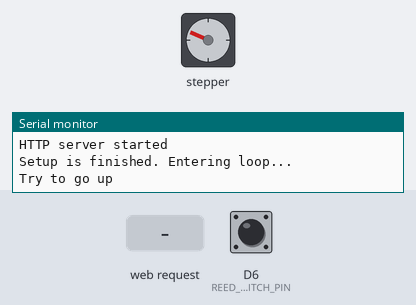
Simulated run of this sketch. Board: ESP8266 (NodeMCU). On the bench: stepper motor, the last lines printed to the serial monitor. Inputs (shaded band) come from the test bench; at power-on: D6 (REED_SWITCH_PIN) HIGH. WiFi joins after 1.5 s; servers stay silent unless stated; EEPROM starts erased; not simulated (calls return 0 or success): secrets.h; stepper angles assume 4096 steps per turn.

Above: at 2.7 s.
2.8 s: D6 (REED_SWITCH_PIN) pulled LOW for 0.15 s
4.4 s: HTTP request GET /go_up received
At 4.55 s:
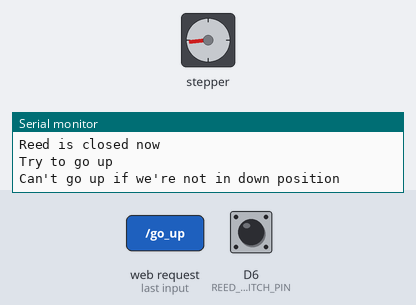
At 6.05 s:
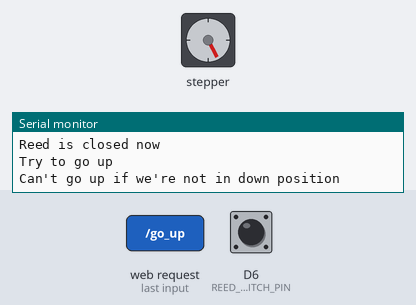
7.4 s: HTTP request GET /go_down received
10.4 s: D6 (REED_SWITCH_PIN) pulled LOW for 1 s
14.4 s: HTTP request GET /emergency_stop received
At 14.4 s:
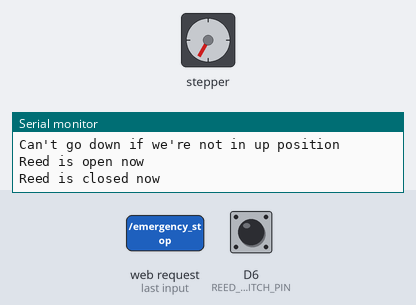
15.9 s: HTTP request GET /go_up received
At 16.36 s:
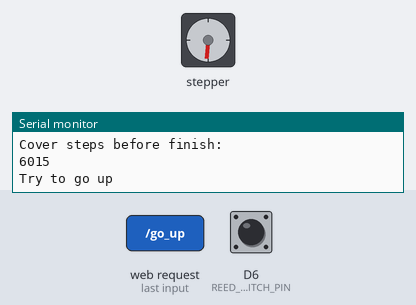
Timing chart, 0 to 35.7 s (numbered marks = the images above; inputs shaded):
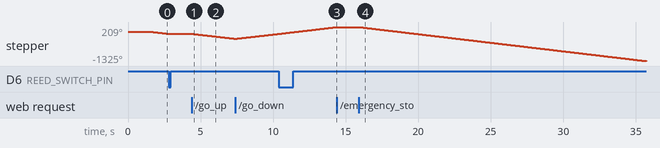

Measured:
- after the input at 2.8 s, stepper: stops changing and stays -96°
- after the input at 4.4 s, stepper: keeps turning counter-clockwise at about 75°/s, starting at once
- after the input at 14.4 s, stepper: stops changing and stays 209°
- after the input at 15.9 s, stepper: keeps turning counter-clockwise at about 78°/s, starting at once
- by itself, stepper: keeps turning counter-clockwise at about 75°/s

The sketch:

robo_roller_blinds.ino
```cpp
#include "blinder.hpp"
#include "hardware.hpp"
#include "memory.h"
#include "network.h"
#include "web.h"

void setup(void) {
    Serial.begin(115200);

    hardware::setup_reed();
    network::setup_wifi();
    hardware::setup_driver();
    memory::setup_eeprom();
    web::setup_server();
    blinder::setup_blinder();
    Serial.println("Setup is finished. Entering loop...");
}

void loop(void) {
    hardware::reed_loop();
    web::server_loop();
    hardware::driver_loop();
    blinder::blinder_loop();
}
```

blinder.hpp
```cpp
#ifndef PRIVATE_BLINDER_H
#define PRIVATE_BLINDER_H

#include "hardware.hpp"

namespace blinder {

int current_step_counter = 0;

const auto ROTATION_DOWN = hardware::RotationDirection::CCW;
const auto ROTATION_UP = hardware::RotationDirection::CW;

enum class State { NOT_INITIALIZED, IS_DOWN, IS_UP, IN_PROGRESS_UP, IN_PROGRESS_DOWN } state;

std::string get_state_str(State state) {
    switch (state) {
    case State::NOT_INITIALIZED:
        return "NOT_INITIALIZED";
    case State::IS_DOWN:
        return "IS_DOWN";
    case State::IS_UP:
        return "IS_UP";
    case State::IN_PROGRESS_DOWN:
        return "IN_PROGRESS_DOWN";
    case State::IN_PROGRESS_UP:
        return "IN_PROGRESS_UP";
    }
}

void setup_blinder() {
    current_step_counter = 0;
    state = State::NOT_INITIALIZED;
}

void go_down() {
    Serial.println("Try to go down");
    if (state != State::IS_UP) {
        Serial.println("Can't go down if we're not in up position");
    };
    hardware::drive_go_down();
    state = State::IN_PROGRESS_DOWN;
};

void go_up() {
    Serial.println("Try to go up");
    if (state != State::IS_DOWN) {
        Serial.println("Can't go up if we're not in down position");
    }
    hardware::drive_go_up();
    state = State::IN_PROGRESS_UP;
}

void emergency_stop() {
    Serial.println("Cover steps before finish: ");
    Serial.print(hardware::STEPS_TO_SIDE - std::abs(hardware::stepper.distanceToGo()));
    Serial.println("");
    hardware::drive_stop();
    state = State::IS_DOWN;
}

void blinder_loop() {
    if (state == State::NOT_INITIALIZED) {
        if (hardware::reed_state == hardware::ReedState::OPEN) {
            state = State::IS_UP;
        } else {
            state = State::IS_DOWN;
            go_up();
        }
    }

    if (state == State::IN_PROGRESS_DOWN) {
        if (hardware::stepper.distanceToGo() == 0) {
            state = State::IS_DOWN;
            Serial.println("Reach down position");
        }
    };

    if (state == State::IN_PROGRESS_UP) {
        if (hardware::reed_state == hardware::ReedState::CLOSED) {
        } else {
            state = State::IS_UP;
            hardware::drive_stop();
            Serial.println("Reach up position");
        }
    };
}

void set_steps_to_side(int steps) {
    Serial.println("Set steps to side: ");
    Serial.print(steps);
    Serial.println(" number of steps");
    hardware::STEPS_TO_SIDE = steps;
}

} // namespace blinder

#endif /* PRIVATE_BLINDER_H */
```

hardware.hpp
```cpp
#ifndef PRIVATE_DRIVER_H
#define PRIVATE_DRIVER_H

#include <AccelStepper.h>
#include <Arduino.h>

namespace hardware {

#define HALFSTEP 8

int STEPS_TO_SIDE = 150000;


struct StepperDriverPins {
    int pin_1 = D1; // IN1 is connected
    int pin_2 = D2; // IN2 is connected
    int pin_3 = D3; // IN3 is connected
    int pin_4 = D4; // IN4 is connected
} stepper_driver_pins;

AccelStepper stepper(HALFSTEP, stepper_driver_pins.pin_1, stepper_driver_pins.pin_3, stepper_driver_pins.pin_2, stepper_driver_pins.pin_4);


int REED_SWITCH_PIN = D6;
enum class ReedState { CLOSED, OPEN } reed_state;
int reed_hystersis_counter = 0;
const int REED_HYSTERESIS_STEPS = 1000;

int pole_step = 0;

enum class RotationDirection { CCW = 1, CW, OFF } dir_status;

void setup_driver() {
    dir_status = RotationDirection::OFF;
    stepper.setMaxSpeed(1000);
    stepper.setSpeed(1000);
}

void setup_reed() {
    pinMode(REED_SWITCH_PIN, INPUT_PULLUP);
    reed_hystersis_counter = 0;
}

bool is_reed_in_hysteresis() {
    if (reed_hystersis_counter > 0) {
        reed_hystersis_counter--;
        return true;
    };
    return false;
}

void reed_loop() {
    if (is_reed_in_hysteresis()) {
        return;
    }
    auto current_state = digitalRead(REED_SWITCH_PIN);
    if ((current_state == LOW) && (reed_state != ReedState::OPEN)) {
        reed_state = ReedState::OPEN;
        reed_hystersis_counter = REED_HYSTERESIS_STEPS;
        Serial.print("Reed is open now");
        Serial.println();
    };
    if ((current_state == HIGH) && (reed_state != ReedState::CLOSED)) {
        reed_state = ReedState::CLOSED;
        reed_hystersis_counter = REED_HYSTERESIS_STEPS;
        Serial.print("Reed is closed now");
        Serial.println();
    };
}

void drive_stepper(int c) {
}


void drive_stop() {
    stepper.stop();
    stepper.move(0);
    stepper.setSpeed(0);
}

void drive_go_down() {
    stepper.move(STEPS_TO_SIDE);
    stepper.setSpeed(1000);
}

void drive_go_up() {
    stepper.move(-(STEPS_TO_SIDE + 1000));
    stepper.setSpeed(1000);
}

void driver_loop() {
    stepper.runSpeedToPosition();
}

void motorControl(const String ccw_status, const String cw_status) {
    if (ccw_status == "on") {
        dir_status = RotationDirection::CCW;
    } else if (ccw_status == "off") {
        dir_status = RotationDirection::OFF; // motor OFF
    } else if (cw_status == "on") {
        dir_status = RotationDirection::CW; // CW
    } else if (cw_status == "off") {
        dir_status = RotationDirection::OFF; // motor OFF
    }
}

} // namespace hardware
#endif /* PRIVATE_DRIVER_H */
```

html.h
```cpp
#ifndef PRIVATE_HTML_H
#define PRIVATE_HTML_H

#include <Arduino.h>

String INDEX_HTML = R"(<!DOCTYPE html>
<!DOCTYPE html>
<html>
<head>

   <title>Motor Control</title>

   <meta name="viewport" content="width=device-width, initial-scale=1">

   <style>

   html,body{
      width:100%;
      height:100%;
      margin:0}
   *{box-sizing:border-box}
   .colorAll{
      background-color:#90ee90}
   .colorBtn{
      background-color:#add8e6}
   .angleButtdon,a{
      font-size:30px;
      border:1px solid #ccc;
      display:table-caption;
      padding:7px 10px;
      text-decoration:none;
      cursor:pointer;
      padding:5px 6px 7px 10px}a{
      display:block}
   .btn{
      margin:5px;
      border:none;
      display:inline-block;
      vertical-align:middle;
      text-align:center;
      white-space:nowrap}
   </style>
</head>
<body>
<script>
setTimeout(function() {
  window.location.href = "/";
}, 5000);
</script>

<h1>Motor Control</h1>
)";

#endif /* PRIVATE_HTML_H */
```

memory.h
```cpp
#ifndef PRIVAYE_MEMORY_H
#define PRIVAYE_MEMORY_H

#include <EEPROM.h>

namespace memory {

struct __attribute__((packed)) TestStruct {
    char test_1;
    char test_2;
    char test_3;
    char test_4;
} test_struct;

void setup_eeprom() {
    EEPROM.begin(4096);
}

bool write_to_eeprom(const char data, const uint16_t addr) {
    EEPROM.write(addr, data);
    return EEPROM.commit();
}

char read_from_eeprom(const uint16_t addr) {
    return EEPROM.read(addr);
}

template <typename T>
bool put_data_to_eeprom(const int address, const T& t) {
    EEPROM.put(t);
    return EEPROM.commit();
}

template <typename T>
void get_data_from_eeprom(T& t) {
    EEPROM.get(0, t);
}

} // namespace memory
#endif /* PRIVAYE_MEMORY_H */
```

network.h
```cpp
#ifndef PRIVATE_NETWORK_H
#define PRIVATE_NETWORK_H

#include "secrets.h"

#include <ESP8266WiFi.h>
#include <ESP8266mDNS.h>
#include <WiFiClient.h>

namespace network {
const char* ssid = STASSID;
const char* password = STAPSK;

void setup_wifi() {
    WiFi.mode(WIFI_STA);
    WiFi.begin(ssid, password);
    Serial.println("");

    // Wait for connection
    while (WiFi.status() != WL_CONNECTED) {
        delay(500);
        Serial.print(".");
    }

    Serial.println("");
    Serial.print("Connected to ");
    Serial.println(ssid);
    Serial.print("IP address: http://");
    Serial.println(WiFi.localIP());
}

} // namespace network

#endif /* PRIVATE_NETWORK_H */
```

web.h
```cpp
#ifndef WEB_H
#define WEB_H

#include "blinder.hpp"
#include "hardware.hpp"
#include "html.h"

#include <ESP8266WebServer.h>

namespace web {

ESP8266WebServer server(80);

String button_title1[] = {"CCW", "CW"};
String button_title2[] = {"CCW", "CW"};
String arg_id[] = {"ccw", "cw"};

String get_blinder_html() {
    std::string html;
    html += std::string("<h2><span style=\"background-color: #FFFF00\">Current blinder state: ") +
            blinder::get_state_str(blinder::state) + "</span></h2>";

    if (blinder::state == blinder::State::IS_UP) {
        html += std::string("<div class=\"btn\">		<a class=\"angleButton\" ") +
                "style=\"background-color:#90ee90\"  href=\"/go_down\">Go down</a></div>";
    }
    if (blinder::state == blinder::State::IS_DOWN) {
        html += std::string("<div class=\"btn\">		<a class=\"angleButton\" ") +
                "style=\"background-color:#90ee90\"  href=\"/go_up\">Go up</a></div>";
    }

    html += std::string("<h2><span style=\"background-color: #FFFF00\">Emergency stop:") +
            "</span></h2>";
    html += std::string("<div class=\"btn\">		<a class=\"angleButton\" ") +
            "style=\"background-color:#f56464\"  href=\"/emergency_stop\">Stop</a></div>";
    return html.c_str();
}

void handleRoot() {
    String HTML = INDEX_HTML;

    HTML += get_blinder_html();

    server.send(200, "text/html", HTML);
}

void handleNotFound() {
    String message = "File Not Found";
    message += "URI: ";
    message += server.uri();
    message += "Method: ";
    message += (server.method() == HTTP_GET) ? "GET" : "POST";
    message += "Arguments: ";
    message += server.args();
    message += "";

    for (uint8_t i = 0; i < server.args(); i++) {
        message += " " + server.argName(i) + ": " + server.arg(i) + "";
    }

    server.send(404, "text/plain", message);
}

void handler_driver_control() {
    hardware::motorControl(server.arg(arg_id[0]), server.arg(arg_id[1]));
    handleRoot();
}

void handler_go_up() {
    blinder::go_up();
    handleRoot();
}
void handler_go_down() {
    blinder::go_down();
    handleRoot();
}

void handler_set_steps() {
    blinder::set_steps_to_side(std::atoi(server.arg(arg_id[0]).c_str()));
    handleRoot();
}

void handler_emergency_stop() {
    blinder::emergency_stop();
    handleRoot();
}

void setup_server() {
    server.on("/", handleRoot);
    server.on("/motor", HTTP_GET, handler_driver_control);
    server.on("/go_up", HTTP_GET, handler_go_up);
    server.on("/go_down", HTTP_GET, handler_go_down);
    server.on("/emergency_stop", HTTP_GET, handler_emergency_stop);
    server.on("/set_steps", HTTP_GET, handler_set_steps);
    server.onNotFound(handleNotFound);
    server.begin();
    Serial.println("HTTP server started");
}

void server_loop() {
    server.handleClient();
}

} // namespace web
#endif /* WEB_H */
```
